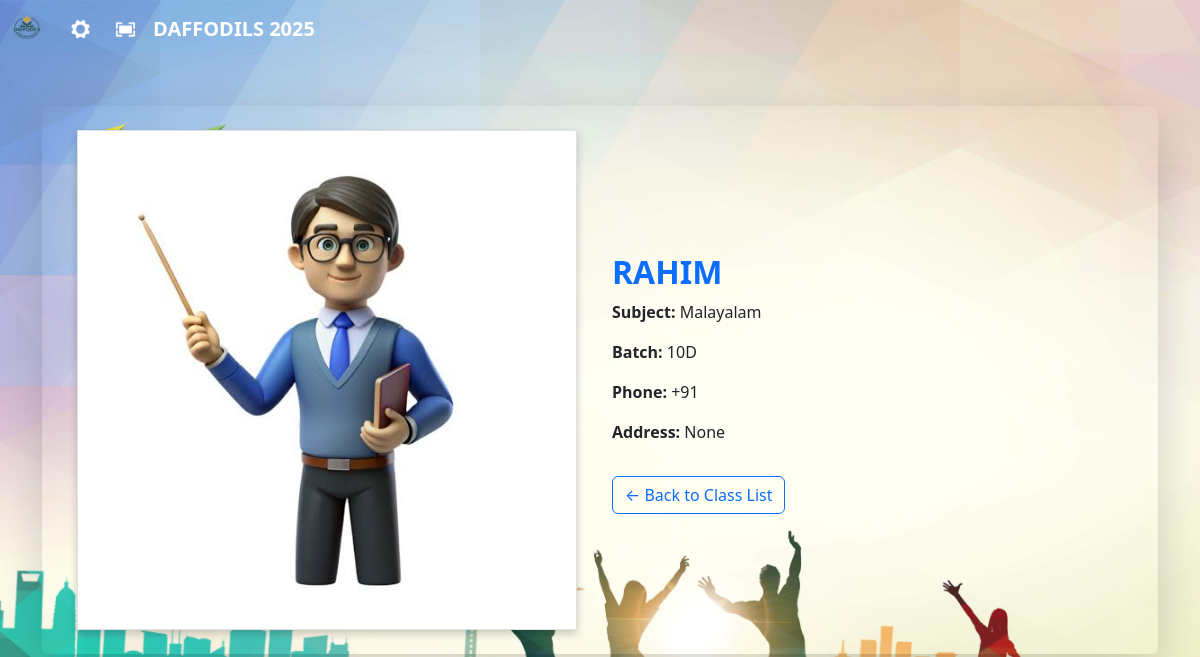
Screenshot of /user/teacher/1/ (signed in) with the database file from the repository.
### userapp/models.py (models this page shows)
class TeacherProfile(models.Model):
    name = models.CharField(max_length=20, unique=True)
    phone = models.CharField(max_length=15, default='+91')
    address = models.CharField(max_length=100, blank=True, null=True)
    subject = models.CharField(max_length=20, blank=True, null=True)
    batch = models.CharField(
        max_length=20,
        blank=True,
        null=True,
        choices=[
            ('10A', '10A'), ('10B', '10B'), ('10C', '10C'),
            ('10D', '10D'), ('Other', 'Other')
        ]
    )
    photo = models.ImageField(upload_to='user_photos/', blank=True, null=True)

### userapp/views.py (the view)
# urls.py: path('teacher/<int:profile_id>/', views.teacher_detail, name='teacher_detail'),
@login_required
def teacher_detail(request, profile_id):
    profile = get_object_or_404(TeacherProfile, id=profile_id)
    return render(request, 'userapp/teacher_detail.html', {'profile': profile})

### templates/userapp/teacher_detail.html (shortened to what this page needs)
{% extends 'userapp/blank_layout_user.html' %}
{% load static %}
{% block content %}
<div id="profile-data" data-batch="{{ profile.batch }}" class="container my-5">
  <div class="p-4 shadow-lg rounded">
    <div class="row align-items-center">
      <div class="col-md-6 text-center mb-3 mb-md-0">
        {% if profile.photo %}
          <img src="{{ profile.photo.url }}" alt="User Photo" class="img-fluid border profile-img">
        {% else %}
          <img src="{% static 'images/prp2.png' %}" alt="Default Photo" class="img-fluid border profile-img">
        {% endif %}
      </div>
      <div class="col-md-6">
        <h2 style=" font-weight: bold;" class="text-primary"> {{ profile.name |upper}}</h2>
        <p><strong>Subject:</strong> {{ profile.subject }}</p>
        <p><strong>Batch:</strong> {{ profile.batch }}</p>
        <p><strong>Phone:</strong> {{ profile.phone }}</p>
        <p><strong>Address:</strong> {{ profile.address }}</p>
        <a href="#" id="back-link" class="btn btn-outline-primary mt-3">← Back to Class List</a>
      </div>
    </div>
  </div>
</div>
{% endblock %}

### templates/userapp/teacher_detail.html (style rules this page uses)
.profile-img { max-width: 500px; max-height: 500px; height: auto; box-shadow: 0 4px 8px rgba(0,0,0,0.2); }

### rows the page displays
TeacherProfile: name "RAHIM", subject "Malayalam", batch "10D", phone "+91", address "None"
